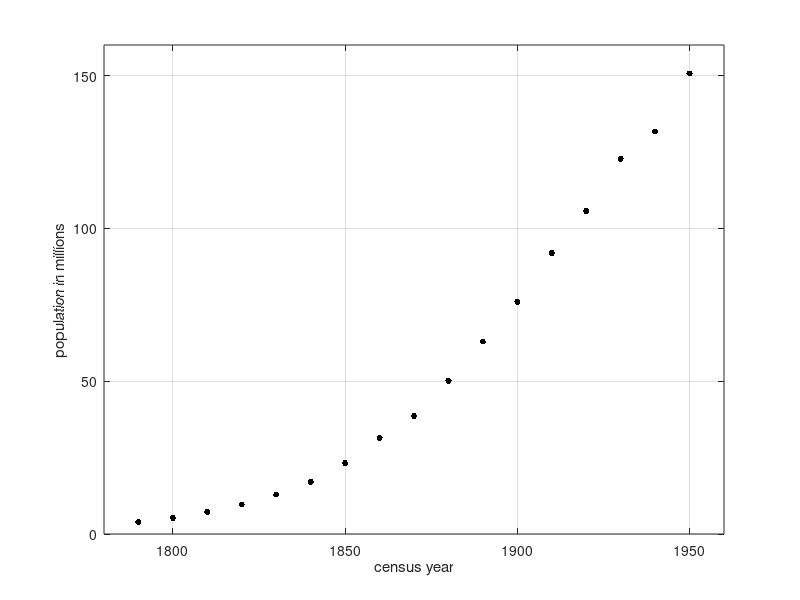

This figure's MATLAB source:
% USCENSUS  Table of data from page 102 of Zill 11th edition (exercise 4 in
% section 3.2).  Associated plot.

year = 1790:10:1950;    % list of 17 values
pop = [  3.929,   5.308,   7.240,   9.638,  12.866, ...
        17.069,  23.192,  31.433,  38.558,  50.156, ...
        62.948,  75.996,  91.972, 105.711, 122.775, ...
       131.669, 150.697];

plot(year, pop, '.k', 'markersize', 14)
xlabel('census year'),  ylabel('population in millions')
axis([1780 1960 0 160]),  grid on
